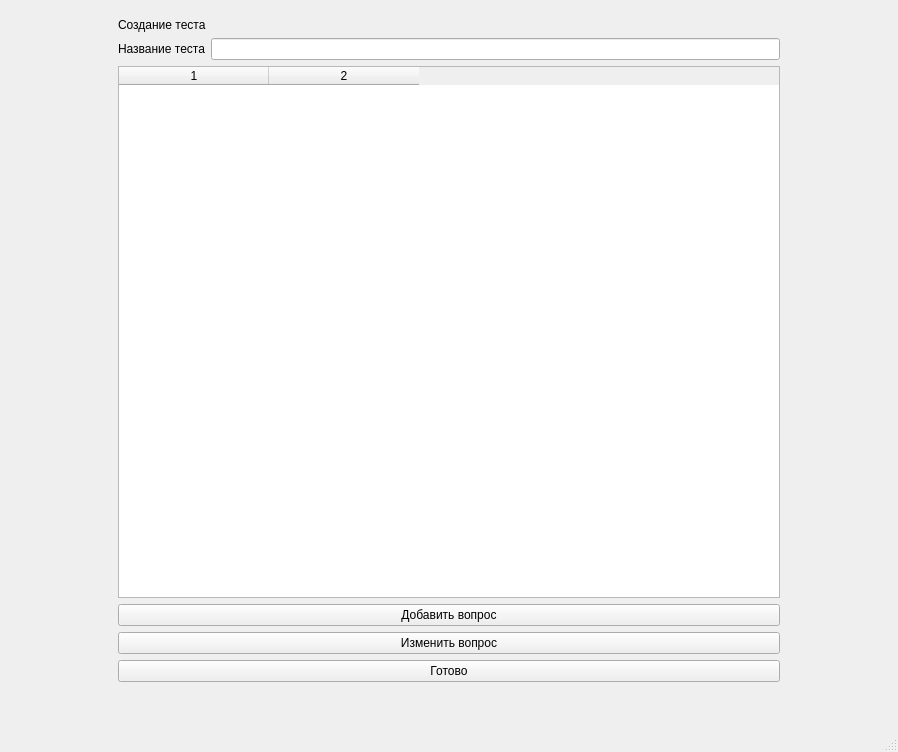
<?xml version="1.0" encoding="UTF-8"?>
<ui version="4.0">
 <class>MainWindow</class>
 <widget class="QMainWindow" name="MainWindow">
  <property name="geometry">
   <rect>
    <x>0</x>
    <y>0</y>
    <width>898</width>
    <height>752</height>
   </rect>
  </property>
  <property name="windowTitle">
   <string>MainWindow</string>
  </property>
  <widget class="QWidget" name="centralwidget">
   <layout class="QHBoxLayout" name="horizontalLayout">
    <item>
     <widget class="QWidget" name="widget" native="true">
      <layout class="QGridLayout" name="gridLayout">
       <item row="0" column="0">
        <layout class="QVBoxLayout" name="verticalLayout">
         <property name="leftMargin">
          <number>100</number>
         </property>
         <property name="rightMargin">
          <number>100</number>
         </property>
         <property name="bottomMargin">
          <number>30</number>
         </property>
         <item>
          <widget class="QLabel" name="label">
           <property name="text">
            <string>Создание теста</string>
           </property>
          </widget>
         </item>
         <item>
          <layout class="QHBoxLayout" name="horizontalLayout_2">
           <item>
            <widget class="QLabel" name="label_2">
             <property name="text">
              <string>Название теста</string>
             </property>
            </widget>
           </item>
           <item>
            <widget class="QLineEdit" name="name"/>
           </item>
          </layout>
         </item>
         <item>
          <widget class="QTableWidget" name="table">
           <property name="columnCount">
            <number>2</number>
           </property>
           <attribute name="horizontalHeaderVisible">
            <bool>true</bool>
           </attribute>
           <attribute name="horizontalHeaderCascadingSectionResizes">
            <bool>false</bool>
           </attribute>
           <attribute name="horizontalHeaderDefaultSectionSize">
            <number>150</number>
           </attribute>
           <attribute name="horizontalHeaderMinimumSectionSize">
            <number>107</number>
           </attribute>
           <column/>
           <column/>
          </widget>
         </item>
         <item>
          <widget class="QPushButton" name="add_btn">
           <property name="text">
            <string>Добавить вопрос</string>
           </property>
          </widget>
         </item>
         <item>
          <widget class="QPushButton" name="edit_btn">
           <property name="text">
            <string>Изменить вопрос</string>
           </property>
          </widget>
         </item>
         <item>
          <widget class="QPushButton" name="finish_btn">
           <property name="text">
            <string>Готово</string>
           </property>
          </widget>
         </item>
        </layout>
       </item>
      </layout>
     </widget>
    </item>
   </layout>
  </widget>
  <widget class="QMenuBar" name="menubar">
   <property name="geometry">
    <rect>
     <x>0</x>
     <y>0</y>
     <width>898</width>
     <height>21</height>
    </rect>
   </property>
  </widget>
  <widget class="QStatusBar" name="statusbar"/>
 </widget>
 <resources/>
 <connections/>
</ui>
